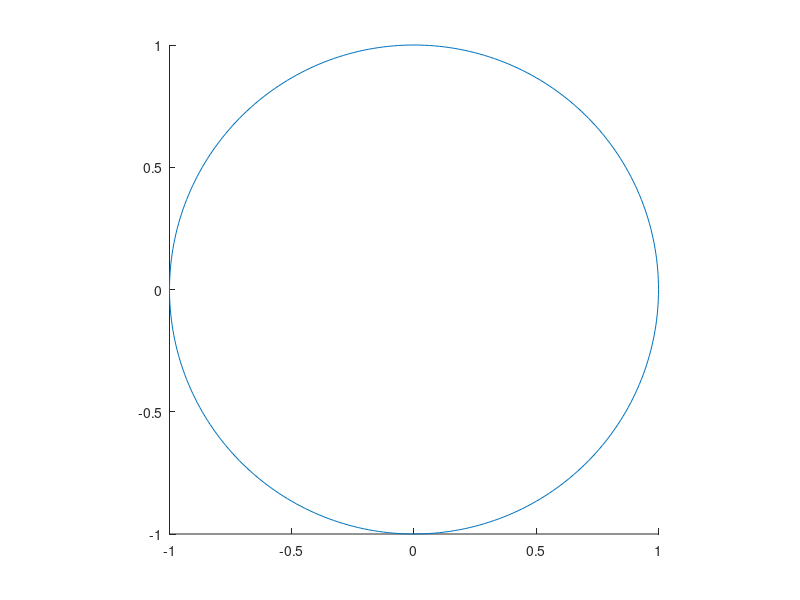

Recreate this plot in MATLAB.
function h=circle(r,x0,y0,C,Nb)
% CIRCLE adds circles to the current plot
%
% CIRCLE(r,x0,y0) adds a circle of radius r centered at point x0,y0.
% If r is a vector of length L and x0,y0 scalars, L circles with radii r
% are added at point x0,y0.
% If r is a scalar and x0,y0 vectors of length M, M circles are with the same
% radius r are added at the points x0,y0.
% If r, x0,y0 are vector of the same length L=M, M circles are added. (At each
% point one circle).
% if r is a vector of length L and x0,y0 vectors of length M~=L, L*M circles are
% added, at each point x0,y0, L circles of radius r.
%

% CIRCLE(r,x0,y0,C)
% adds circles of color C. C may be a string ('r','b',...) or the RGB value.
% If no color is specified, it makes automatic use of the colors specified by
% the axes ColorOrder property. For several circles C may be a vector.
%
% CIRCLE(r,x0,y0,C,Nb), Nb specifies the number of points used to draw the
% circle. The default value is 300. Nb may be used for each circle individually.
%
% h=CIRCLE(...) returns the handles to the circles.
%
% Try out the following (nice) examples:
%

%% Example 1

%

% clf;

% x=zeros(1,200);

% y=cos(linspace(0,1,200)*4*pi);

% rad=linspace(1,0,200);

% cmap=hot(50);

% circle(rad,x,y,[flipud(cmap);cmap]);

%

%% Example 2

%

% clf;

% the=linspace(0,pi,200);

% r=cos(5*the);

% circle(0.1,r.*sin(the),r.*cos(the),hsv(40));

%

%

%% Example 3

%

% clf

% [x,y]=meshdom(1:10,1:10);

% circle([0.5,0.3,0.1],x,y,['r';'y']);

%

%% Example 4

%

% clf

% circle(1:10,0,0,[],3:12);

%

%% Example 5

%

% clf;

% circle((1:10),[0,0,20,20],[0,20,20,0]);

% rewritten by Din-sue Fon. Dept. of Bio-Industrial Mechatronics Engineering,

% National Taiwan University March 10,2001

% dsfong@ccms.ntu.edu.tw

% written by Peter Blattner, Institute of Microtechnology, University of

% Neuchatel, Switzerland, blattner@imt.unine.ch

 

% Check the number of input arguments

switch nargin

case 0

   r=[];x0=[];y0=[];C=[];Nb=[];

case 1

   x0=[];y0=[];C=[];Nb=[];

case 2

   y0=zeros(1,length(x0));C=[];Nb=[];

case 3

   C=[];Nb=[];

case 4

   Nb=[];

end

 

if length(x0)~=length(y0),

   if length(y0)==1,

      y0=ones(1,length(x0))*y0;

   elseif length(x0)==1,

      x0=ones(1,length(y0))*x0;

   else

      error('The lengths of x0 and y0 must be identical');

   end;

end;

 

% set up the default values

 

if isempty(r),r=1;end;

if isempty(x0),x0=0;end;

if isempty(y0),y0=0;end;

if isempty(Nb),Nb=300;end;

if isempty(C),C=get(gca,'colororder');end;

if isstr(C),C=C(:);end;

 

% work on the variable sizes

 

x0=x0(:);

y0=y0(:);

r=r(:);

Nb=Nb(:);

 

 

% how many rings are plottet

 

if length(r)~=length(x0)

  maxk=length(r)*length(x0);

else

  maxk=length(r);

end;

route=0;

if length(x0)==1, route=1; end

if length(r)==1, route=2; end

if length(x0)==length(r), route=3; end

 

% drawing loop

 

for k=1:maxk

  switch route

  case 1

    xpos=x0;

    ypos=y0;

    rad=r(k);

  case 2

    xpos=x0(k);

    ypos=y0(k);

    rad=r;

  case 3

    xpos=x0(k);

    ypos=y0(k);

    rad=r(k);

  otherwise

    rad=r(fix((k-1)/size(x0,1))+1);

    xpos=x0(rem(k-1,size(x0,1))+1);

    ypos=y0(rem(k-1,size(y0,1))+1);

  end; % for switch

 

  theta=linspace(0,2*pi,Nb(rem(k-1,size(Nb,1))+1,:)+1)-pi/6;

  h(k)=line(rad*cos(theta)+xpos,rad*sin(theta)+ypos);

      axis square;
  %set(h(k),'color',C(rem(k-1,size(C,1))+1,:));

 

end;

